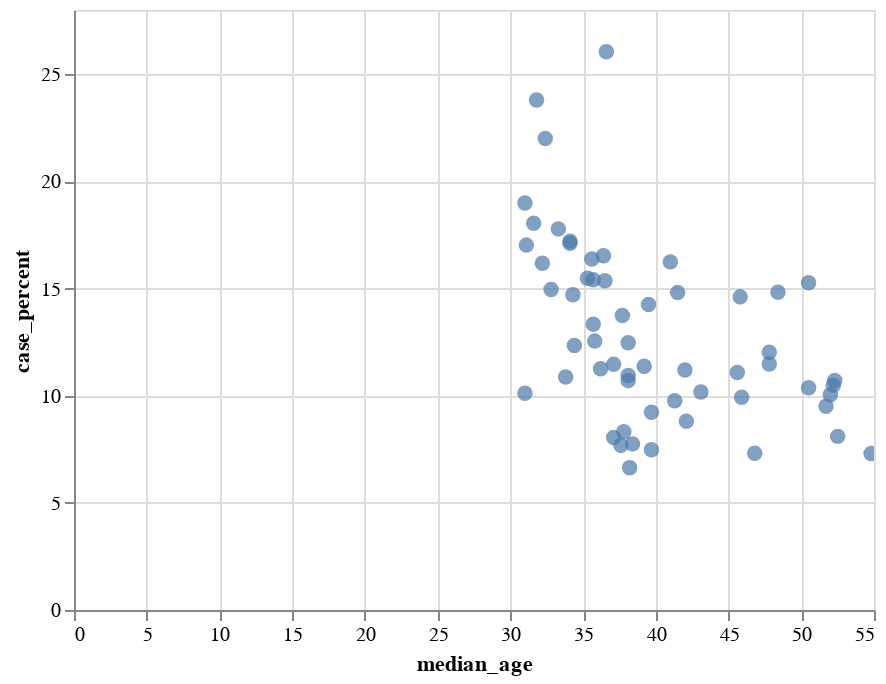

Notebook code cell kept with this figure:
### Code cell
alt.Chart(covid_new[["median_age", "case_percent",]]).mark_circle(size=60).encode(
    x="median_age", y="case_percent",
).interactive()

### Figure 1 — Vega-Lite specification as saved in the notebook (floating-point values rounded to 4 significant figures)
{"config": {"view": {"continuousWidth": 400, "continuousHeight": 300}}, "data": {"name": "data-7ba568445a0e7d1cab85676228b6ccfe"}, "mark": {"type": "circle", "size": 60}, "encoding": {"x": {"type": "quantitative", "field": "median_age"}, "y": {"type": "quantitative", "field": "case_percent"}}, "selection": {"selector002": {"type": "interval", "bind": "scales", "encodings": ["x", "y"]}}, "$schema": "https://vega.github.io/schema/vega-lite/v4.8.1.json", "datasets": {"data-7ba568445a0e7d1cab85676228b6ccfe": [{"median_age": 37.6, "case_percent": 7.682}, {"median_age": 52.2, "case_percent": 10.49}, {"median_age": 50.5, "case_percent": 15.27}, {"median_age": 37.1, "case_percent": 11.46}, {"median_age": 52.0, "case_percent": 10.04}, {"median_age": 35.3, "case_percent": 15.48}, {"median_age": 39.7, "case_percent": 9.23}, {"median_age": 39.5, "case_percent": 14.25}, {"median_age": 45.9, "case_percent": 9.933}, {"median_age": 32.2, "case_percent": 16.18}, {"median_age": 36.4, "case_percent": 16.54}, {"median_age": 38.4, "case_percent": 7.752}, {"median_age": 32.4, "case_percent": 22.0}, {"median_age": 45.8, "case_percent": 14.61}, {"median_age": 31.6, "case_percent": 18.05}, {"median_age": 31.8, "case_percent": 23.8}, {"median_age": 45.6, "case_percent": 11.08}, {"median_age": 36.6, "case_percent": 26.05}, {"median_age": 36.5, "case_percent": 15.36}, {"median_age": 34.1, "case_percent": 17.2}, {"median_age": 46.8, "case_percent": 7.312}, {"median_age": 51.7, "case_percent": 9.512}, {"median_age": 43.1, "case_percent": 10.18}, {"median_age": 31.1, "case_percent": 17.03}, {"median_age": 47.8, "case_percent": 12.02}, {"median_age": 37.7, "case_percent": 13.75}, {"median_age": 34.4, "case_percent": 12.35}, {"median_age": 41.3, "case_percent": 9.763}, {"median_age": 50.5, "case_percent": 10.37}, {"median_age": 38.1, "case_percent": 10.7}, {"median_age": 42.0, "case_percent": 11.2}, {"median_age": 52.3, "case_percent": 10.71}, {"median_age": 35.6, "case_percent": 16.38}, {"median_age": 36.2, "case_percent": 11.26}, {"median_age": 35.7, "case_percent": 13.33}, {"median_age": 33.3, "case_percent": 17.79}, {"median_age": 35.8, "case_percent": 12.55}, {"median_age": 38.2, "case_percent": 6.638}, {"median_age": 34.3, "case_percent": 14.71}, {"median_age": 39.2, "case_percent": 11.37}, {"median_age": 39.7, "case_percent": 7.481}, {"median_age": 33.8, "case_percent": 10.87}, {"median_age": 37.1, "case_percent": 8.049}, {"median_age": 37.8, "case_percent": 8.322}, {"median_age": 41.5, "case_percent": 14.81}, {"median_age": 54.8, "case_percent": 7.303}, {"median_age": 47.8, "case_percent": 11.48}, {"median_age": 38.1, "case_percent": 10.94}, {"median_age": 42.1, "case_percent": 8.806}, {"median_age": 34.1, "case_percent": 17.12}, {"median_age": 35.7, "case_percent": 15.41}, {"median_age": 41.0, "case_percent": 16.25}, {"median_age": 52.5, "case_percent": 8.102}, {"median_age": 31.0, "case_percent": 18.99}, {"median_age": 48.4, "case_percent": 14.83}, {"median_age": 38.1, "case_percent": 12.48}, {"median_age": 31.0, "case_percent": 10.12}, {"median_age": 32.8, "case_percent": 14.96}]}}
